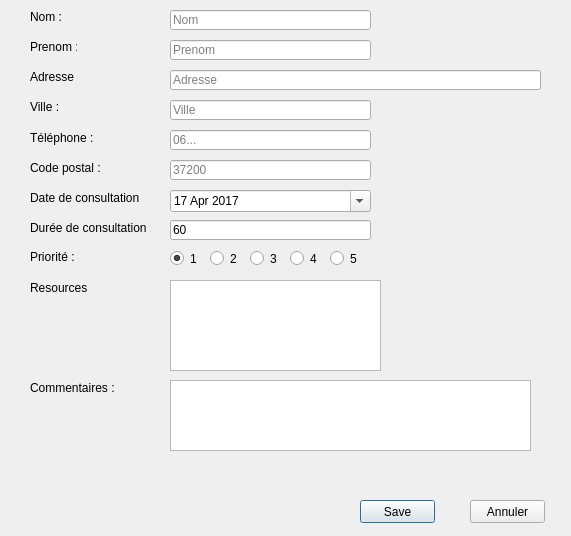
<?xml version="1.0" encoding="UTF-8"?>
<ui version="4.0">
 <class>AjouterPatientDialog</class>
 <widget class="QDialog" name="AjouterPatientDialog">
  <property name="geometry">
   <rect>
    <x>0</x>
    <y>0</y>
    <width>571</width>
    <height>536</height>
   </rect>
  </property>
  <property name="windowTitle">
   <string>Dialog</string>
  </property>
  <property name="modal">
   <bool>true</bool>
  </property>
  <widget class="QLabel" name="label">
   <property name="geometry">
    <rect>
     <x>30</x>
     <y>10</y>
     <width>47</width>
     <height>13</height>
    </rect>
   </property>
   <property name="text">
    <string>Nom : </string>
   </property>
  </widget>
  <widget class="QLabel" name="label_2">
   <property name="geometry">
    <rect>
     <x>30</x>
     <y>40</y>
     <width>47</width>
     <height>13</height>
    </rect>
   </property>
   <property name="text">
    <string>Prenom : </string>
   </property>
  </widget>
  <widget class="QLabel" name="label_3">
   <property name="geometry">
    <rect>
     <x>30</x>
     <y>70</y>
     <width>47</width>
     <height>13</height>
    </rect>
   </property>
   <property name="text">
    <string>Adresse :</string>
   </property>
  </widget>
  <widget class="QLabel" name="label_4">
   <property name="geometry">
    <rect>
     <x>30</x>
     <y>100</y>
     <width>47</width>
     <height>13</height>
    </rect>
   </property>
   <property name="text">
    <string>Ville : </string>
   </property>
  </widget>
  <widget class="QLabel" name="label_5">
   <property name="geometry">
    <rect>
     <x>30</x>
     <y>160</y>
     <width>71</width>
     <height>16</height>
    </rect>
   </property>
   <property name="text">
    <string>Code postal :</string>
   </property>
  </widget>
  <widget class="QLabel" name="label_6">
   <property name="geometry">
    <rect>
     <x>30</x>
     <y>190</y>
     <width>111</width>
     <height>16</height>
    </rect>
   </property>
   <property name="text">
    <string>Date de consultation :</string>
   </property>
  </widget>
  <widget class="QLabel" name="label_7">
   <property name="geometry">
    <rect>
     <x>30</x>
     <y>220</y>
     <width>121</width>
     <height>16</height>
    </rect>
   </property>
   <property name="text">
    <string>Durée de consultation :</string>
   </property>
  </widget>
  <widget class="QLabel" name="label_8">
   <property name="geometry">
    <rect>
     <x>30</x>
     <y>250</y>
     <width>47</width>
     <height>13</height>
    </rect>
   </property>
   <property name="text">
    <string>Priorité :</string>
   </property>
  </widget>
  <widget class="QLabel" name="label_9">
   <property name="geometry">
    <rect>
     <x>30</x>
     <y>130</y>
     <width>71</width>
     <height>16</height>
    </rect>
   </property>
   <property name="text">
    <string>Téléphone :</string>
   </property>
  </widget>
  <widget class="QListView" name="ressourcesListView">
   <property name="geometry">
    <rect>
     <x>170</x>
     <y>280</y>
     <width>211</width>
     <height>91</height>
    </rect>
   </property>
   <property name="selectionMode">
    <enum>QAbstractItemView::MultiSelection</enum>
   </property>
  </widget>
  <widget class="QLabel" name="label_10">
   <property name="geometry">
    <rect>
     <x>30</x>
     <y>280</y>
     <width>61</width>
     <height>16</height>
    </rect>
   </property>
   <property name="text">
    <string>Resources : </string>
   </property>
  </widget>
  <widget class="QLabel" name="label_11">
   <property name="geometry">
    <rect>
     <x>30</x>
     <y>380</y>
     <width>91</width>
     <height>16</height>
    </rect>
   </property>
   <property name="text">
    <string>Commentaires : </string>
   </property>
  </widget>
  <widget class="QPlainTextEdit" name="commentairesEdit">
   <property name="geometry">
    <rect>
     <x>170</x>
     <y>380</y>
     <width>361</width>
     <height>71</height>
    </rect>
   </property>
  </widget>
  <widget class="QLineEdit" name="nomEdit">
   <property name="geometry">
    <rect>
     <x>170</x>
     <y>10</y>
     <width>201</width>
     <height>20</height>
    </rect>
   </property>
   <property name="inputMask">
    <string>&gt;A&lt;AAAAAAAAAAAAAAAAAAAAAAAA</string>
   </property>
   <property name="maxLength">
    <number>25</number>
   </property>
   <property name="placeholderText">
    <string>Nom</string>
   </property>
   <property name="clearButtonEnabled">
    <bool>true</bool>
   </property>
  </widget>
  <widget class="QLineEdit" name="prenomEdit">
   <property name="geometry">
    <rect>
     <x>170</x>
     <y>40</y>
     <width>201</width>
     <height>20</height>
    </rect>
   </property>
   <property name="inputMask">
    <string>&gt;A&lt;AAAAAAAAAAAAAAAAAAAAAAAA</string>
   </property>
   <property name="placeholderText">
    <string>Prenom</string>
   </property>
   <property name="clearButtonEnabled">
    <bool>true</bool>
   </property>
  </widget>
  <widget class="QLineEdit" name="adresseEdit">
   <property name="geometry">
    <rect>
     <x>170</x>
     <y>70</y>
     <width>371</width>
     <height>20</height>
    </rect>
   </property>
   <property name="placeholderText">
    <string>Adresse</string>
   </property>
   <property name="clearButtonEnabled">
    <bool>true</bool>
   </property>
  </widget>
  <widget class="QLineEdit" name="villeEdit">
   <property name="geometry">
    <rect>
     <x>170</x>
     <y>100</y>
     <width>201</width>
     <height>20</height>
    </rect>
   </property>
   <property name="inputMask">
    <string>&gt;A&lt;AAAAAAAAAAAAAAAAAAAAAAAA</string>
   </property>
   <property name="text">
    <string/>
   </property>
   <property name="placeholderText">
    <string>Ville</string>
   </property>
   <property name="clearButtonEnabled">
    <bool>true</bool>
   </property>
  </widget>
  <widget class="QLineEdit" name="telephoneEdit">
   <property name="geometry">
    <rect>
     <x>170</x>
     <y>130</y>
     <width>201</width>
     <height>20</height>
    </rect>
   </property>
   <property name="inputMask">
    <string>9999999999</string>
   </property>
   <property name="placeholderText">
    <string>06...</string>
   </property>
   <property name="clearButtonEnabled">
    <bool>true</bool>
   </property>
  </widget>
  <widget class="QLineEdit" name="codePostalEdit">
   <property name="geometry">
    <rect>
     <x>170</x>
     <y>160</y>
     <width>201</width>
     <height>20</height>
    </rect>
   </property>
   <property name="inputMask">
    <string>99999</string>
   </property>
   <property name="placeholderText">
    <string>37200</string>
   </property>
   <property name="clearButtonEnabled">
    <bool>true</bool>
   </property>
  </widget>
  <widget class="QLineEdit" name="dureeConsultationEdit">
   <property name="geometry">
    <rect>
     <x>170</x>
     <y>220</y>
     <width>201</width>
     <height>20</height>
    </rect>
   </property>
   <property name="inputMask">
    <string>99</string>
   </property>
   <property name="text">
    <string>60</string>
   </property>
   <property name="placeholderText">
    <string>60</string>
   </property>
  </widget>
  <widget class="QDateEdit" name="dateConsultationEdit">
   <property name="geometry">
    <rect>
     <x>170</x>
     <y>190</y>
     <width>201</width>
     <height>22</height>
    </rect>
   </property>
   <property name="calendarPopup">
    <bool>true</bool>
   </property>
   <property name="date">
    <date>
     <year>2017</year>
     <month>4</month>
     <day>17</day>
    </date>
   </property>
  </widget>
  <widget class="QRadioButton" name="priorite1Radio">
   <property name="geometry">
    <rect>
     <x>170</x>
     <y>250</y>
     <width>31</width>
     <height>17</height>
    </rect>
   </property>
   <property name="text">
    <string>1</string>
   </property>
   <property name="checked">
    <bool>true</bool>
   </property>
  </widget>
  <widget class="QRadioButton" name="priorite2Radio">
   <property name="geometry">
    <rect>
     <x>210</x>
     <y>250</y>
     <width>31</width>
     <height>17</height>
    </rect>
   </property>
   <property name="text">
    <string>2</string>
   </property>
  </widget>
  <widget class="QRadioButton" name="priorite3Radio">
   <property name="geometry">
    <rect>
     <x>250</x>
     <y>250</y>
     <width>31</width>
     <height>17</height>
    </rect>
   </property>
   <property name="text">
    <string>3</string>
   </property>
  </widget>
  <widget class="QRadioButton" name="priorite4Radio">
   <property name="geometry">
    <rect>
     <x>290</x>
     <y>250</y>
     <width>31</width>
     <height>17</height>
    </rect>
   </property>
   <property name="text">
    <string>4</string>
   </property>
  </widget>
  <widget class="QRadioButton" name="priorite5Radio">
   <property name="geometry">
    <rect>
     <x>330</x>
     <y>250</y>
     <width>31</width>
     <height>17</height>
    </rect>
   </property>
   <property name="text">
    <string>5</string>
   </property>
  </widget>
  <widget class="QPushButton" name="ajouterPatientButton">
   <property name="geometry">
    <rect>
     <x>360</x>
     <y>500</y>
     <width>75</width>
     <height>23</height>
    </rect>
   </property>
   <property name="text">
    <string>Save</string>
   </property>
  </widget>
  <widget class="QPushButton" name="annulerButton">
   <property name="geometry">
    <rect>
     <x>470</x>
     <y>500</y>
     <width>75</width>
     <height>23</height>
    </rect>
   </property>
   <property name="text">
    <string>Annuler</string>
   </property>
  </widget>
 </widget>
 <resources/>
 <connections/>
</ui>
